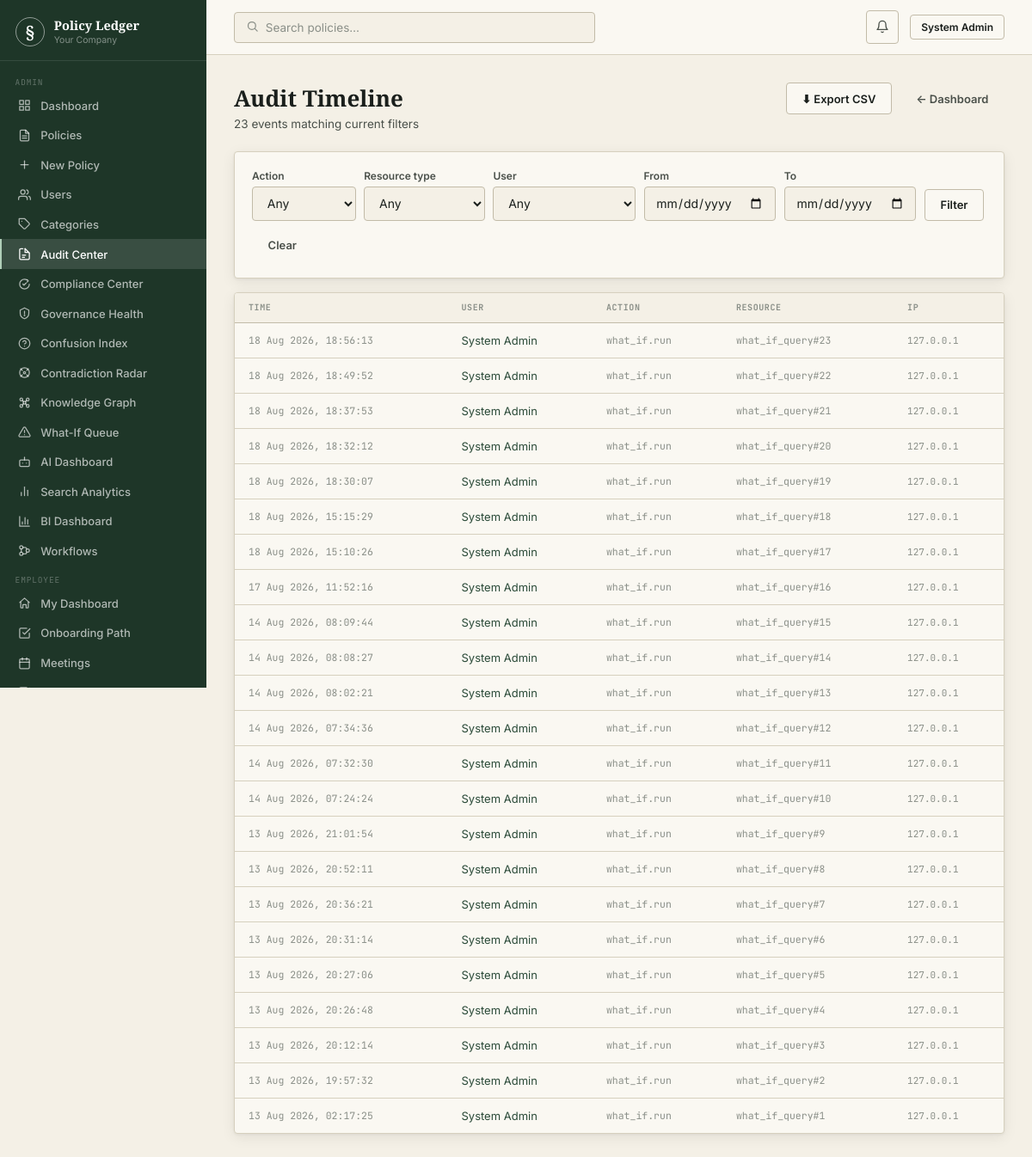
/admin/audit-center/timeline (signed in), run on the app's committed database.
### models.py (models this page shows, shortened)
class User(db.Model, UserMixin):
    id = db.Column(db.Integer, primary_key=True)
    employee_id = db.Column(db.String(20), unique=True, nullable=True)
    name = db.Column(db.String(120), nullable=False)
    email = db.Column(db.String(200), nullable=False, unique=True, index=True)
    password_hash = db.Column(db.String(256), nullable=False)
    role = db.Column(db.String(20), nullable=False, default=UserRole.EMPLOYEE)
    department_id = db.Column(db.Integer, db.ForeignKey("department.id"), nullable=True)
    designation = db.Column(db.String(100))
    phone = db.Column(db.String(20))
    avatar_url = db.Column(db.String(300))
    is_active = db.Column(db.Boolean, default=True)
    email_verified = db.Column(db.Boolean, default=False)
    mfa_enabled = db.Column(db.Boolean, default=False)
    mfa_secret = db.Column(db.String(64))
    last_login = db.Column(db.DateTime)
    password_changed_at = db.Column(db.DateTime, default=now_utc)
    created_at = db.Column(db.DateTime, default=now_utc)
    updated_at = db.Column(db.DateTime, default=now_utc, onupdate=now_utc)
    notifications = db.relationship("Notification", backref="user", lazy="dynamic", cascade="all, delete-orphan")
    acknowledgements = db.relationship("PolicyAcknowledgement", backref="user", lazy="dynamic")
    audit_logs = db.relationship("AuditLog", backref="user", lazy="dynamic")
    saved = db.relationship("Policy", secondary=saved_policies, lazy="dynamic")
    def is_admin(self) -> bool:
        return self.role == UserRole.ADMIN
    def can_manage_policies(self) -> bool:
        return self.role in (UserRole.HR, UserRole.ADMIN, UserRole.MANAGER)

class AuditLog(db.Model):
    id = db.Column(db.Integer, primary_key=True)
    user_id = db.Column(db.Integer, db.ForeignKey("user.id"), nullable=True)
    action = db.Column(db.String(100), nullable=False)  # e.g. "policy.create", "user.login"
    resource_type = db.Column(db.String(50))             # "policy", "user", "version"
    resource_id = db.Column(db.Integer)
    detail = db.Column(db.Text)                          # JSON string of extra context
    ip_address = db.Column(db.String(45))
    user_agent = db.Column(db.String(300))
    timestamp = db.Column(db.DateTime, default=now_utc, index=True)

### blueprints/audit_center.py (the view)
@audit_center_bp.route("/audit-center/timeline")
@login_required
@role_required(UserRole.ADMIN, UserRole.HR)
def timeline():
    page = request.args.get("page", 1, type=int)
    query = _apply_filters(AuditLog.query).order_by(AuditLog.timestamp.desc())
    logs = paginate(query, page, 40)
    distinct_actions = [a[0] for a in db.session.query(AuditLog.action).distinct().order_by(AuditLog.action).all()]
    distinct_resource_types = [r[0] for r in db.session.query(AuditLog.resource_type).distinct()
                               .filter(AuditLog.resource_type.isnot(None)).all()]
    users = User.query.order_by(User.name).all()
    return render_template("admin/audit_timeline.html",
        logs=logs, distinct_actions=distinct_actions,
        distinct_resource_types=distinct_resource_types, users=users,
        filters={k: request.args.get(k, "") for k in
                ["action", "resource_type", "user_id", "date_from", "date_to"]},
    )

### utils.py (called while the page is built)
def role_required(*roles):
    def decorator(f):
        @wraps(f)
        def wrapped(*args, **kwargs):
            if not current_user.is_authenticated:
                abort(401)
            if current_user.role not in roles:
                abort(403)
            return f(*args, **kwargs)
        return wrapped
    return decorator

def paginate(query, page: int, per_page: int = 20):
    return query.paginate(page=page, per_page=per_page, error_out=False)

### templates/admin/audit_timeline.html (shortened to what this page needs)
{% extends "base.html" %}
{% block content %}
<div class="page-header">
  <div class="page-header-left"><h1>Audit Timeline</h1><p>{{ logs.total }} events matching current filters</p></div>
  <div class="page-header-actions">
    <a href="{{ url_for('audit_center.export_csv', **filters) }}" class="btn btn-secondary">⬇ Export CSV</a>
    <a href="{{ url_for('audit_center.audit_dashboard') }}" class="btn btn-ghost">← Dashboard</a>
  </div>
</div>
<form method="GET" class="card mb2" style="display:flex;gap:.6rem;flex-wrap:wrap;align-items:flex-end">
  <div class="field" style="margin:0">
    <label>Action</label>
    <select name="action">
      <option value="">Any</option>
    </select>
  </div>
  <div class="field" style="margin:0">
    <label>Resource type</label>
    <select name="resource_type">
      <option value="">Any</option>
    </select>
  </div>
  <div class="field" style="margin:0">
    <label>User</label>
    <select name="user_id">
      <option value="">Any</option>
    </select>
  </div>
  <div class="field" style="margin:0"><label>From</label><input type="date" name="date_from" value="{{ filters.date_from }}"></div>
  <div class="field" style="margin:0"><label>To</label><input type="date" name="date_to" value="{{ filters.date_to }}"></div>
  <button type="submit" class="btn btn-secondary">Filter</button>
  <a href="{{ url_for('audit_center.timeline') }}" class="btn btn-ghost">Clear</a>
</form>
<div class="table-wrap">
  <table>
    <thead><tr><th>Time</th><th>User</th><th>Action</th><th>Resource</th><th>IP</th></tr></thead>
    <tbody>
      {% for l in logs.items %}
      <tr>
        <td class="td-mono" style="font-size:11.5px">{{ l.timestamp.strftime('%d %b %Y, %H:%M:%S') }}</td>
        <td>{% if l.user %}<a href="{{ url_for('audit_center.user_activity', user_id=l.user.id) }}">{{ l.user.name }}</a>{% else %}<span class="text-faint">system</span>{% endif %}</td>
        <td class="td-mono" style="font-size:11.5px">{{ l.action }}</td>
        <td class="td-mono" style="font-size:11.5px">{% if l.resource_type %}{{ l.resource_type }}{% if l.resource_id %}#{{ l.resource_id }}{% endif %}{% endif %}</td>
        <td class="td-mono" style="font-size:11px;color:var(--faint)">{{ l.ip_address or '—' }}</td>
      </tr>
      {% else %}<tr><td colspan="5" class="text-faint">No events found.</td></tr>{% endfor %}
    </tbody>
  </table>
</div>
{% endblock %}

### templates/base.html (shortened to what this page needs)
<!DOCTYPE html>
<html lang="en">
<head>
</head>
<body>
<div class="shell">
  {% block sidebar %}
  <div class="sidebar">
    <div class="s-brand">
      <div class="s-mark">§</div>
      <div><div class="s-name">Policy Ledger</div><div class="s-company">{{ config.COMPANY_NAME }}</div></div>
    </div>
    <nav class="s-nav">
      {% if current_user.can_manage_policies() %}
      <div class="s-section">Admin</div>
      <a href="{{ url_for('admin.dashboard') }}" class="s-item {% if request.endpoint == 'admin.dashboard' %}active{% endif %}"><span class="s-icon"><svg viewBox="0 0 24 24" fill="none" stroke="currentColor" stroke-width="2" stroke-linecap="round" stroke-linejoin="round"><rect x="3" y="3" width="7" height="7"/><rect x="14" y="3" width="7" height="7"/><rect x="14" y="14" width="7" height="7"/><rect x="3" y="14" width="7" height="7"/></svg></span>Dashboard</a>
      <a href="{{ url_for('admin.policy_list') }}" class="s-item {% if 'policy' in request.endpoint %}active{% endif %}"><span class="s-icon"><svg viewBox="0 0 24 24" fill="none" stroke="currentColor" stroke-width="2" stroke-linecap="round" stroke-linejoin="round"><path d="M14 2H6a2 2 0 0 0-2 2v16a2 2 0 0 0 2 2h12a2 2 0 0 0 2-2V8z"/><path d="M14 2v6h6"/><line x1="8" y1="13" x2="16" y2="13"/><line x1="8" y1="17" x2="16" y2="17"/></svg></span>Policies</a>
      <a href="{{ url_for('admin.policy_create') }}" class="s-item"><span class="s-icon"><svg viewBox="0 0 24 24" fill="none" stroke="currentColor" stroke-width="2" stroke-linecap="round" stroke-linejoin="round"><line x1="12" y1="5" x2="12" y2="19"/><line x1="5" y1="12" x2="19" y2="12"/></svg></span>New Policy</a>
      {% if current_user.is_admin() %}
      <a href="{{ url_for('admin.user_list') }}" class="s-item {% if 'user' in request.endpoint %}active{% endif %}"><span class="s-icon"><svg viewBox="0 0 24 24" fill="none" stroke="currentColor" stroke-width="2" stroke-linecap="round" stroke-linejoin="round"><path d="M17 21v-2a4 4 0 0 0-4-4H5a4 4 0 0 0-4 4v2"/><circle cx="9" cy="7" r="4"/><path d="M23 21v-2a4 4 0 0 0-3-3.87"/><path d="M16 3.13a4 4 0 0 1 0 7.75"/></svg></span>Users</a>
      <a href="{{ url_for('admin.category_list') }}" class="s-item"><span class="s-icon"><svg viewBox="0 0 24 24" fill="none" stroke="currentColor" stroke-width="2" stroke-linecap="round" stroke-linejoin="round"><path d="M20.59 13.41 13.4 20.6a2 2 0 0 1-2.83 0L2 12V2h10l8.59 8.59a2 2 0 0 1 0 2.82z"/><line x1="7" y1="7" x2="7.01" y2="7"/></svg></span>Categories</a>
      <a href="{{ url_for('audit_center.audit_dashboard') }}" class="s-item {% if request.endpoint and request.endpoint.startswith('audit_center.') %}active{% endif %}"><span class="s-icon"><svg viewBox="0 0 24 24" fill="none" stroke="currentColor" stroke-width="2" stroke-linecap="round" stroke-linejoin="round"><path d="M9 2H5a2 2 0 0 0-2 2v16a2 2 0 0 0 2 2h14a2 2 0 0 0 2-2V11"/><path d="M13 2v7h7"/><line x1="8" y1="14" x2="14" y2="14"/><line x1="8" y1="18" x2="12" y2="18"/><path d="M13 2l8 8"/></svg></span>Audit Center</a>
      <a href="{{ url_for('compliance.compliance_center') }}" class="s-item {% if request.endpoint and request.endpoint.startswith('compliance.') %}active{% endif %}"><span class="s-icon"><svg viewBox="0 0 24 24" fill="none" stroke="currentColor" stroke-width="2" stroke-linecap="round" stroke-linejoin="round"><path d="M9 12l2 2 4-4"/><path d="M21 12c0 4.97-4.03 9-9 9s-9-4.03-9-9 4.03-9 9-9c1.6 0 3.1.42 4.4 1.15"/><path d="M17 4l2 2-2 2"/></svg></span>Compliance Center</a>
      <a href="{{ url_for('governance.dashboard') }}" class="s-item {% if request.endpoint and request.endpoint.startswith('governance.') %}active{% endif %}"><span class="s-icon"><svg viewBox="0 0 24 24" fill="none" stroke="currentColor" stroke-width="2" stroke-linecap="round" stroke-linejoin="round"><path d="M12 2l8 4v6c0 5-3.5 8.5-8 10-4.5-1.5-8-5-8-10V6z"/><path d="M12 8v5"/><circle cx="12" cy="16" r=".5" fill="currentColor"/></svg></span>Governance Health</a>
      <a href="{{ url_for('confusion_index.dashboard') }}" class="s-item {% if request.endpoint and request.endpoint.startswith('confusion_index.') %}active{% endif %}"><span class="s-icon"><svg viewBox="0 0 24 24" fill="none" stroke="currentColor" stroke-width="2" stroke-linecap="round" stroke-linejoin="round"><circle cx="12" cy="12" r="10"/><path d="M9.09 9a3 3 0 0 1 5.83 1c0 2-3 3-3 3"/><line x1="12" y1="17" x2="12.01" y2="17"/></svg></span>Confusion Index</a>
      <a href="{{ url_for('contradiction_radar.dashboard') }}" class="s-item {% if request.endpoint and request.endpoint.startswith('contradiction_radar.') %}active{% endif %}"><span class="s-icon"><svg viewBox="0 0 24 24" fill="none" stroke="currentColor" stroke-width="2" stroke-linecap="round" stroke-linejoin="round"><circle cx="12" cy="12" r="2"/><path d="M4.9 4.9l3 3M19.1 4.9l-3 3M4.9 19.1l3-3M19.1 19.1l-3-3"/><circle cx="12" cy="12" r="9"/></svg></span>Contradiction Radar</a>
      <a href="{{ url_for('knowledge_graph.graph_page') }}" class="s-item "><span class="s-icon"></span>Knowledge Graph</a>
      <a href="{{ url_for('what_if.review_queue') }}" class="s-item {% if request.endpoint and request.endpoint.startswith('what_if.') and 'admin' in request.path %}active{% endif %}"><span class="s-icon"><svg viewBox="0 0 24 24" fill="none" stroke="currentColor" stroke-width="2" stroke-linecap="round" stroke-linejoin="round"><path d="M12 9v4"/><path d="M12 17h.01"/><path d="M10.29 3.86 1.82 18a2 2 0 0 0 1.71 3h16.94a2 2 0 0 0 1.71-3L13.71 3.86a2 2 0 0 0-3.42 0z"/></svg></span>What-If Queue</a>
      <a href="{{ url_for('rag.admin_rag_dashboard') }}" class="s-item "><span class="s-icon"></span>AI Dashboard</a>
      <a href="{{ url_for('search.search_analytics') }}" class="s-item {% if request.endpoint == 'search.search_analytics' %}active{% endif %}"><span class="s-icon"><svg viewBox="0 0 24 24" fill="none" stroke="currentColor" stroke-width="2" stroke-linecap="round" stroke-linejoin="round"><line x1="18" y1="20" x2="18" y2="10"/><line x1="12" y1="20" x2="12" y2="4"/><line x1="6" y1="20" x2="6" y2="14"/></svg></span>Search Analytics</a>
      <a href="{{ url_for('bi.bi_dashboard') }}" class="s-item {% if request.endpoint == 'bi.bi_dashboard' %}active{% endif %}"><span class="s-icon"><svg viewBox="0 0 24 24" fill="none" stroke="currentColor" stroke-width="2" stroke-linecap="round" stroke-linejoin="round"><path d="M3 3v18h18"/><path d="M18 17V9M13 17V5M8 17v-4"/></svg></span>BI Dashboard</a>
      <a href="{{ url_for('workflow.template_list') }}" class="s-item {% if request.endpoint and request.endpoint.startswith('workflow.') %}active{% endif %}"><span class="s-icon"><svg viewBox="0 0 24 24" fill="none" stroke="currentColor" stroke-width="2" stroke-linecap="round" stroke-linejoin="round"><circle cx="6" cy="6" r="3"/><circle cx="6" cy="18" r="3"/><circle cx="18" cy="12" r="3"/><path d="M6 9v6M9 6h4a3 3 0 0 1 3 3v0M9 18h4a3 3 0 0 0 3-3v0"/></svg></span>Workflows</a>
      {% endif %}
      <div class="s-section">Employee</div>
      {% endif %}
      <a href="{{ url_for('employee.dashboard') }}" class="s-item {% if request.endpoint == 'employee.dashboard' %}active{% endif %}"><span class="s-icon"><svg viewBox="0 0 24 24" fill="none" stroke="currentColor" stroke-width="2" stroke-linecap="round" stroke-linejoin="round"><path d="M3 11l9-8 9 8"/><path d="M5 10v10a1 1 0 0 0 1 1h3v-6h6v6h3a1 1 0 0 0 1-1V10"/></svg></span>My Dashboard</a>
      <a href="{{ url_for('employee.onboarding') }}" class="s-item {% if request.endpoint and request.endpoint.startswith('employee.onboarding') %}active{% endif %}"><span class="s-icon"><svg viewBox="0 0 24 24" fill="none" stroke="currentColor" stroke-width="2" stroke-linecap="round" stroke-linejoin="round"><path d="M9 11l3 3L22 4"/><path d="M21 12v7a2 2 0 0 1-2 2H5a2 2 0 0 1-2-2V5a2 2 0 0 1 2-2h11"/></svg></span>Onboarding Path</a>
      <a href="{{ url_for('meetings.list_meetings') }}" class="s-item {% if request.endpoint and 'meetings.' in request.endpoint and request.endpoint != 'meetings.my_action_items' %}active{% endif %}"><span class="s-icon"><svg viewBox="0 0 24 24" fill="none" stroke="currentColor" stroke-width="2" stroke-linecap="round" stroke-linejoin="round"><rect x="3" y="4" width="18" height="18" rx="2"/><line x1="16" y1="2" x2="16" y2="6"/><line x1="8" y1="2" x2="8" y2="6"/><line x1="3" y1="10" x2="21" y2="10"/></svg></span>Meetings</a>
      <a href="{{ url_for('meetings.my_action_items') }}" class="s-item {% if request.endpoint == 'meetings.my_action_items' %}active{% endif %}"><span class="s-icon"><svg viewBox="0 0 24 24" fill="none" stroke="currentColor" stroke-width="2" stroke-linecap="round" stroke-linejoin="round"><path d="M9 11l3 3L22 4"/><path d="M21 12v7a2 2 0 0 1-2 2H5a2 2 0 0 1-2-2V5a2 2 0 0 1 2-2h11"/></svg></span>My Action Items</a>
    </nav>
  </div>
  {% endblock %}
  <div class="main">
    <div class="topbar">
      <div class="topbar-left">
        <form action="{{ url_for('employee.search') }}" method="GET" style="flex:1;max-width:420px">
          <div class="search-bar">
            <span style="color:var(--faint)" class="icon"><svg width="15" height="15" viewBox="0 0 24 24" fill="none" stroke="currentColor" stroke-width="2" stroke-linecap="round" stroke-linejoin="round"><circle cx="11" cy="11" r="7"/><line x1="21" y1="21" x2="16.65" y2="16.65"/></svg></span>
            <input name="q" placeholder="Search policies…" value="{{ request.args.get('q','') }}">
          </div>
        </form>
      </div>
      <div class="topbar-right">
        <a href="{{ url_for('employee.notifications') }}" class="notif-btn" title="Notifications">
          <span class="icon"><svg width="16" height="16" viewBox="0 0 24 24" fill="none" stroke="currentColor" stroke-width="2" stroke-linecap="round" stroke-linejoin="round"><path d="M18 8a6 6 0 0 0-12 0c0 7-3 9-3 9h18s-3-2-3-9"/><path d="M13.73 21a2 2 0 0 1-3.46 0"/></svg></span>
          {% set unc = unread_count if unread_count is defined else 0 %}
        </a>
        <a href="{{ url_for('auth.profile') }}" class="btn btn-secondary btn-sm">{{ current_user.name[:18] }}</a>
      </div>
    </div>
    <div class="page-body">
      {% block content %}{% endblock %}
    </div>
  </div>
</div>
</body>
</html>

### data on the page
User: name "System Admin"
AuditLog: timestamp "18 Aug 2026, 18:56:13", user.name "System Admin", action "what_if.run", resource_type "what_if_query", resource_id "23", ip_address "127.0.0.1"
AuditLog: timestamp "18 Aug 2026, 18:49:52", user.name "System Admin", action "what_if.run", resource_type "what_if_query", resource_id "22", ip_address "127.0.0.1"
AuditLog: timestamp "18 Aug 2026, 18:37:53", user.name "System Admin", action "what_if.run", resource_type "what_if_query", resource_id "21", ip_address "127.0.0.1"
AuditLog: timestamp "18 Aug 2026, 18:32:12", user.name "System Admin", action "what_if.run", resource_type "what_if_query", resource_id "20", ip_address "127.0.0.1"
AuditLog: timestamp "18 Aug 2026, 18:30:07", user.name "System Admin", action "what_if.run", resource_type "what_if_query", resource_id "19", ip_address "127.0.0.1"
AuditLog: timestamp "18 Aug 2026, 15:15:29", user.name "System Admin", action "what_if.run", resource_type "what_if_query", resource_id "18", ip_address "127.0.0.1"
AuditLog: timestamp "18 Aug 2026, 15:10:26", user.name "System Admin", action "what_if.run", resource_type "what_if_query", resource_id "17", ip_address "127.0.0.1"
AuditLog: timestamp "17 Aug 2026, 11:52:16", user.name "System Admin", action "what_if.run", resource_type "what_if_query", resource_id "16", ip_address "127.0.0.1"
AuditLog: timestamp "14 Aug 2026, 08:09:44", user.name "System Admin", action "what_if.run", resource_type "what_if_query", resource_id "15", ip_address "127.0.0.1"
AuditLog: timestamp "14 Aug 2026, 08:08:27", user.name "System Admin", action "what_if.run", resource_type "what_if_query", resource_id "14", ip_address "127.0.0.1"
AuditLog: timestamp "14 Aug 2026, 08:02:21", user.name "System Admin", action "what_if.run", resource_type "what_if_query", resource_id "13", ip_address "127.0.0.1"
AuditLog: timestamp "14 Aug 2026, 07:34:36", user.name "System Admin", action "what_if.run", resource_type "what_if_query", resource_id "12", ip_address "127.0.0.1"
AuditLog: timestamp "14 Aug 2026, 07:32:30", user.name "System Admin", action "what_if.run", resource_type "what_if_query", resource_id "11", ip_address "127.0.0.1"
AuditLog: timestamp "14 Aug 2026, 07:24:24", user.name "System Admin", action "what_if.run", resource_type "what_if_query", resource_id "10", ip_address "127.0.0.1"
AuditLog: timestamp "13 Aug 2026, 21:01:54", user.name "System Admin", action "what_if.run", resource_type "what_if_query", resource_id "9", ip_address "127.0.0.1"
AuditLog: timestamp "13 Aug 2026, 20:52:11", user.name "System Admin", action "what_if.run", resource_type "what_if_query", resource_id "8", ip_address "127.0.0.1"
AuditLog: timestamp "13 Aug 2026, 20:36:21", user.name "System Admin", action "what_if.run", resource_type "what_if_query", resource_id "7", ip_address "127.0.0.1"
AuditLog: timestamp "13 Aug 2026, 20:31:14", user.name "System Admin", action "what_if.run", resource_type "what_if_query", resource_id "6", ip_address "127.0.0.1"
AuditLog: timestamp "13 Aug 2026, 20:27:06", user.name "System Admin", action "what_if.run", resource_type "what_if_query", resource_id "5", ip_address "127.0.0.1"
AuditLog: timestamp "13 Aug 2026, 20:26:48", user.name "System Admin", action "what_if.run", resource_type "what_if_query", resource_id "4", ip_address "127.0.0.1"
AuditLog: timestamp "13 Aug 2026, 20:12:14", user.name "System Admin", action "what_if.run", resource_type "what_if_query", resource_id "3", ip_address "127.0.0.1"
AuditLog: timestamp "13 Aug 2026, 19:57:32", user.name "System Admin", action "what_if.run", resource_type "what_if_query", resource_id "2", ip_address "127.0.0.1"
AuditLog: timestamp "13 Aug 2026, 02:17:25", user.name "System Admin", action "what_if.run", resource_type "what_if_query", resource_id "1", ip_address "127.0.0.1"

### other printed values
{{ config.COMPANY_NAME }} "Your Company"
{{ logs.total }} "23"
